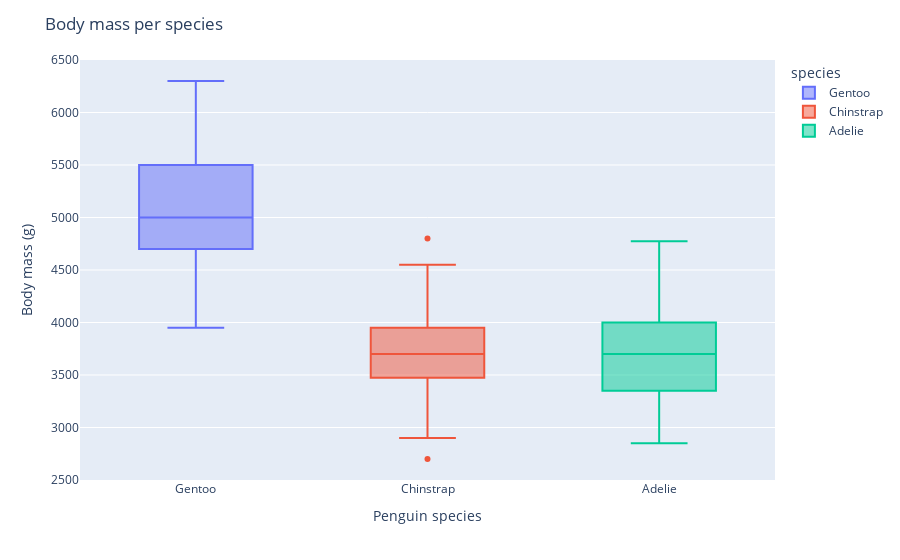

The notebook cell saved with this chart:
### Code cell
order = ['Gentoo', 'Chinstrap', 'Adelie']

fig = px.box(x='species', y='body_mass_g',
             data_frame=df,
             color='species',
             category_orders={'species':order})

fig.update_layout(xaxis_title='Penguin species',
                  yaxis_title='Body mass (g)',
                  title='Body mass per species')

fig.show()

### Figure 1 — Plotly figure (JSON) as saved in the notebook; plotly's stock layout.template omitted (floating-point values rounded to 4 significant figures; data arrays with more than 128 entries replaced by an {"elided": "..."} marker saying what was removed)
{"data": [{"alignmentgroup": "True", "hovertemplate": "species=%{x}<br>body_mass_g=%{y}<extra></extra>", "legendgroup": "Gentoo", "marker": {"color": "#636efa"}, "name": "Gentoo", "notched": false, "offsetgroup": "Gentoo", "orientation": "v", "showlegend": true, "type": "box", "x": ["Gentoo", "Gentoo", "Gentoo", "Gentoo", "Gentoo", "Gentoo", "Gentoo", "Gentoo", "Gentoo", "Gentoo", "Gentoo", "Gentoo", "Gentoo", "Gentoo", "Gentoo", "Gentoo", "Gentoo", "Gentoo", "Gentoo", "Gentoo", "Gentoo", "Gentoo", "Gentoo", "Gentoo", "Gentoo", "Gentoo", "Gentoo", "Gentoo", "Gentoo", "Gentoo", "Gentoo", "Gentoo", "Gentoo", "Gentoo", "Gentoo", "Gentoo", "Gentoo", "Gentoo", "Gentoo", "Gentoo", "Gentoo", "Gentoo", "Gentoo", "Gentoo", "Gentoo", "Gentoo", "Gentoo", "Gentoo", "Gentoo", "Gentoo", "Gentoo", "Gentoo", "Gentoo", "Gentoo", "Gentoo", "Gentoo", "Gentoo", "Gentoo", "Gentoo", "Gentoo", "Gentoo", "Gentoo", "Gentoo", "Gentoo", "Gentoo", "Gentoo", "Gentoo", "Gentoo", "Gentoo", "Gentoo", "Gentoo", "Gentoo", "Gentoo", "Gentoo", "Gentoo", "Gentoo", "Gentoo", "Gentoo", "Gentoo", "Gentoo", "Gentoo", "Gentoo", "Gentoo", "Gentoo", "Gentoo", "Gentoo", "Gentoo", "Gentoo", "Gentoo", "Gentoo", "Gentoo", "Gentoo", "Gentoo", "Gentoo", "Gentoo", "Gentoo", "Gentoo", "Gentoo", "Gentoo", "Gentoo", "Gentoo", "Gentoo", "Gentoo", "Gentoo", "Gentoo", "Gentoo", "Gentoo", "Gentoo", "Gentoo", "Gentoo", "Gentoo", "Gentoo", "Gentoo", "Gentoo", "Gentoo", "Gentoo", "Gentoo", "Gentoo", "Gentoo", "Gentoo", "Gentoo", "Gentoo", "Gentoo", "Gentoo"], "x0": " ", "xaxis": "x", "y": [4500, 5700, 4450, 5700, 5400, 4550, 4800, 5200, 4400, 5150, 4650, 5550, 4650, 5850, 4200, 5850, 4150, 6300, 4800, 5350, 5700, 5000, 4400, 5050, 5000, 5100, 4100, 5650, 4600, 5550, 5250, 4700, 5050, 6050, 5150, 5400, 4950, 5250, 4350, 5350, 3950, 5700, 4300, 4750, 5550, 4900, 4200, 5400, 5100, 5300, 4850, 5300, 4400, 5000, 4900, 5050, 4300, 5000, 4450, 5550, 4200, 5300, 4400, 5650, 4700, 5700, 4650, 5800, 4700, 5550, 4750, 5000, 5100, 5200, 4700, 5800, 4600, 6000, 4750, 5950, 4625, 5450, 4725, 5350, 4750, 5600, 4600, 5300, 4875, 5550, 4950, 5400, 4750, 5650, 4850, 5200, 4925, 4875, 4625, 5250, 4850, 5600, 4975, 5500, 4725, 5500, 4700, 5500, 4575, 5500, 5000, 5950, 4650, 5500, 4375, 5850, 4875, 6000, 4925, null, 4850, 5750, 5200, 5400], "y0": " ", "yaxis": "y"}, {"alignmentgroup": "True", "hovertemplate": "species=%{x}<br>body_mass_g=%{y}<extra></extra>", "legendgroup": "Chinstrap", "marker": {"color": "#EF553B"}, "name": "Chinstrap", "notched": false, "offsetgroup": "Chinstrap", "orientation": "v", "showlegend": true, "type": "box", "x": ["Chinstrap", "Chinstrap", "Chinstrap", "Chinstrap", "Chinstrap", "Chinstrap", "Chinstrap", "Chinstrap", "Chinstrap", "Chinstrap", "Chinstrap", "Chinstrap", "Chinstrap", "Chinstrap", "Chinstrap", "Chinstrap", "Chinstrap", "Chinstrap", "Chinstrap", "Chinstrap", "Chinstrap", "Chinstrap", "Chinstrap", "Chinstrap", "Chinstrap", "Chinstrap", "Chinstrap", "Chinstrap", "Chinstrap", "Chinstrap", "Chinstrap", "Chinstrap", "Chinstrap", "Chinstrap", "Chinstrap", "Chinstrap", "Chinstrap", "Chinstrap", "Chinstrap", "Chinstrap", "Chinstrap", "Chinstrap", "Chinstrap", "Chinstrap", "Chinstrap", "Chinstrap", "Chinstrap", "Chinstrap", "Chinstrap", "Chinstrap", "Chinstrap", "Chinstrap", "Chinstrap", "Chinstrap", "Chinstrap", "Chinstrap", "Chinstrap", "Chinstrap", "Chinstrap", "Chinstrap", "Chinstrap", "Chinstrap", "Chinstrap", "Chinstrap", "Chinstrap", "Chinstrap", "Chinstrap", "Chinstrap"], "x0": " ", "xaxis": "x", "y": [3500, 3900, 3650, 3525, 3725, 3950, 3250, 3750, 4150, 3700, 3800, 3775, 3700, 4050, 3575, 4050, 3300, 3700, 3450, 4400, 3600, 3400, 2900, 3800, 3300, 4150, 3400, 3800, 3700, 4550, 3200, 4300, 3350, 4100, 3600, 3900, 3850, 4800, 2700, 4500, 3950, 3650, 3550, 3500, 3675, 4450, 3400, 4300, 3250, 3675, 3325, 3950, 3600, 4050, 3350, 3450, 3250, 4050, 3800, 3525, 3950, 3650, 3650, 4000, 3400, 3775, 4100, 3775], "y0": " ", "yaxis": "y"}, {"alignmentgroup": "True", "hovertemplate": "species=%{x}<br>body_mass_g=%{y}<extra></extra>", "legendgroup": "Adelie", "marker": {"color": "#00cc96"}, "name": "Adelie", "notched": false, "offsetgroup": "Adelie", "orientation": "v", "showlegend": true, "type": "box", "x": {"elided": "152 str values"}, "x0": " ", "xaxis": "x", "y": {"elided": "152 int values"}, "y0": " ", "yaxis": "y"}], "layout": {"boxmode": "overlay", "legend": {"title": {"text": "species"}, "tracegroupgap": 0}, "margin": {"t": 60}, "title": {"text": "Body mass per species"}, "xaxis": {"anchor": "y", "categoryarray": ["Gentoo", "Chinstrap", "Adelie"], "categoryorder": "array", "domain": [0, 1], "title": {"text": "Penguin species"}}, "yaxis": {"anchor": "x", "domain": [0, 1], "title": {"text": "Body mass (g)"}}}}
